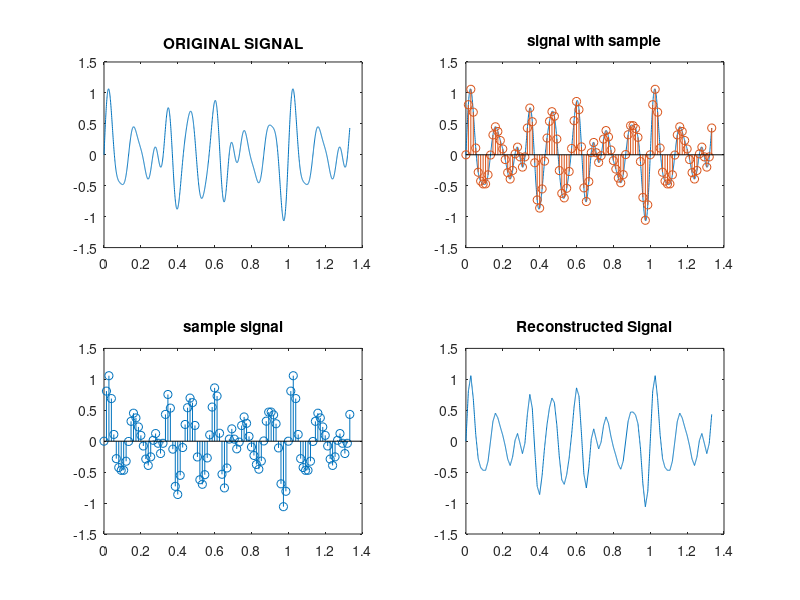

This figure's MATLAB source:
clc;
clear all;
close all;

Fo = 15; % Signal Frequency
To = 1/Fo; % Signal Period
Fs= 5*Fo; % Sampling Frequency which is greater than Nyquist Rate
Ts= 1/Fs;
tc=0:To/100:To*20;
xc = 0.5*sin(14*pi*tc)+(1/3)*sin(18*pi*tc)+(1/5)*sin(24*pi*tc)+(1/7)*sin(30*pi*tc); % continuous signal
t1=0:Ts:To*20;
xs = 0.5*sin(14*pi*t1)+(1/3)*sin(18*pi*t1)+(1/5)*sin(24*pi*t1)+(1/7)*sin(30*pi*t1); % continuous signal
 
y=interp1(t1,xs,tc);
subplot(221)
plot(tc,xc);
title("ORIGINAL SIGNAL")
subplot(222)
plot(tc,xc);
hold on
stem(t1,xs);
title("signal with sample");
subplot(223)
stem(t1,xs)
title("sample signal")
subplot(224)
plot(tc,y);
title("Reconstructed Signal")